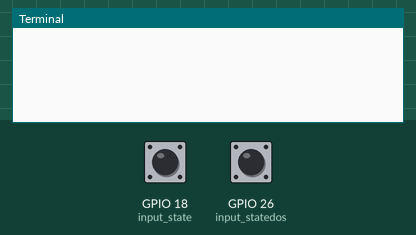
Simulated run of this program. Board: Raspberry Pi (BCM pin numbers). On the bench: the last lines printed to the terminal. Inputs (shaded band) come from the test bench; at power-on: GPIO 18 (input_state) HIGH, GPIO 26 (input_statedos) HIGH.

Above: at 1.2 s.
1.3 s: GPIO 18 (input_state) pulled LOW for 0.25 s
At 2.6 s:
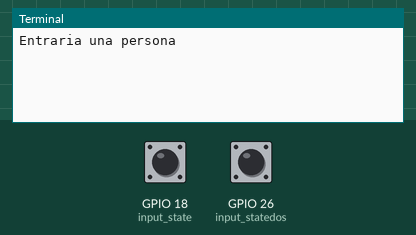
3.0 s: GPIO 26 (input_statedos) pulled LOW for 0.25 s
At 4.1 s:
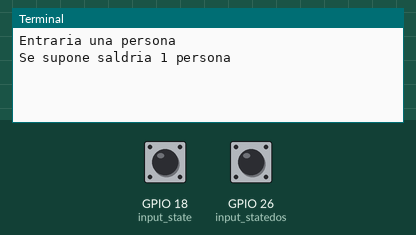
4.7 s: GPIO 18 (input_state) driven LOW and GPIO 26 (input_statedos) driven LOW
At 5.96 s:
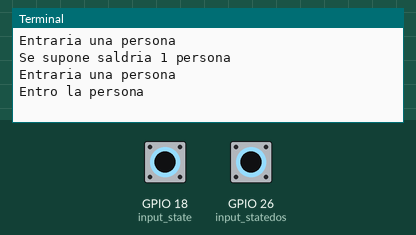

The program:

buttons.py
```python
import RPi.GPIO as GPIO
import RPi.GPIO as GPIU
import time

GPIO.setmode(GPIO.BCM)
GPIU.setmode(GPIU.BCM)

GPIO.setup(18,GPIO.IN, pull_up_down = GPIO.PUD_UP)
GPIU.setup(26,GPIU.IN, pull_up_down = GPIU.PUD_UP)

while True:
    eightteenflag=0
    twensixflag=0
    eightteenp=0
    twensixp=0

    input_state = GPIO.input(18)
    input_statedos=GPIU.input(26)

    #statedos -> 26
    #state ->18

    if input_state == False and twensixp == 0 :
        print("Entraria una persona")
        eightteenflag=1
        eightteenp=1
        twensixp=99
        time.sleep(1)
        if input_statedos == False and twensixp== 99 and eightteenp==1:
            print("Entro la persona")

    elif input_statedos == False and eightteenp==0:
        print("Se supone saldria 1 persona")
        twensixflag=1
        twensixp=1
        eightteenflag=99
        time.sleep(1)
        if input_state == False and twensixp== 1 and eightteenp==99:
            print("Salio la persona")
    time.sleep(0.2)
'''
    if etp==1 and tsp==3 and tsflag==1 and etflag==1: #if etflag == 1 and tsflag == 1 and etp==1 :
        print("Entro 1 persona")
    elif tsp==1 and etp==3 and tsflag==1 and etflag==1: #etflag==1 and tsflag == 1 and tsp==1 :
        print("Salio 1 persona")'''
```

Measured:
- after the input at 1.3 s, the terminal: prints a new line after 0.10 s (image 1)
- after the input at 3.0 s, the terminal: prints a new line at once (image 2)
- after the input at 4.7 s, the terminal: prints a new line after 0.10 s (image 3)
